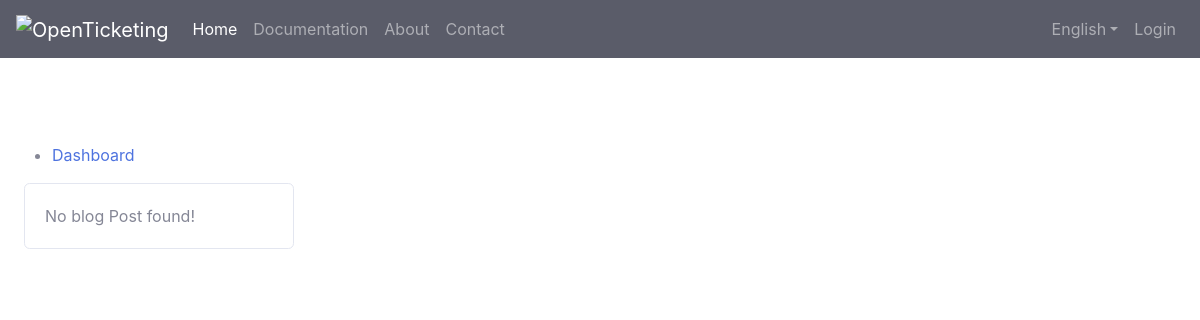
The app's page /standard, older data.
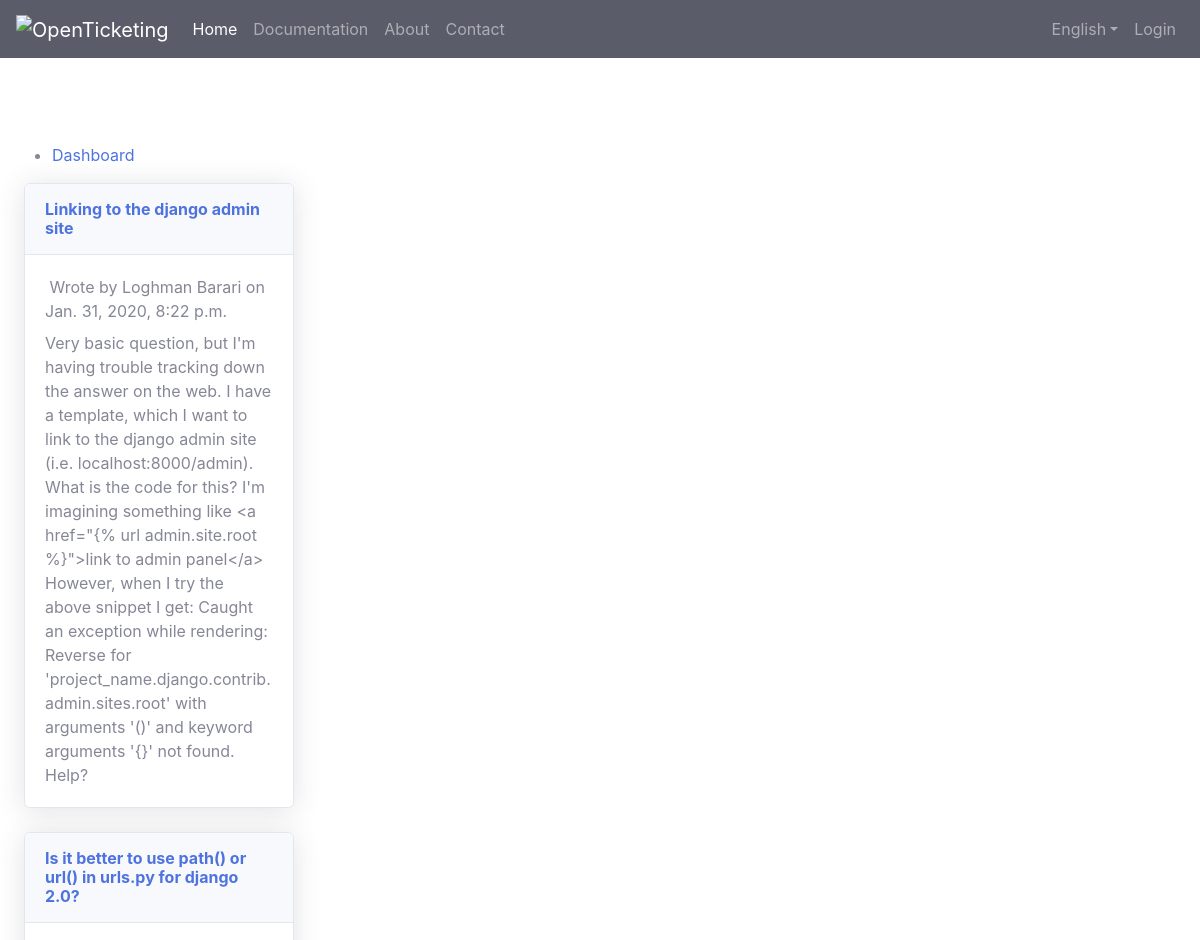
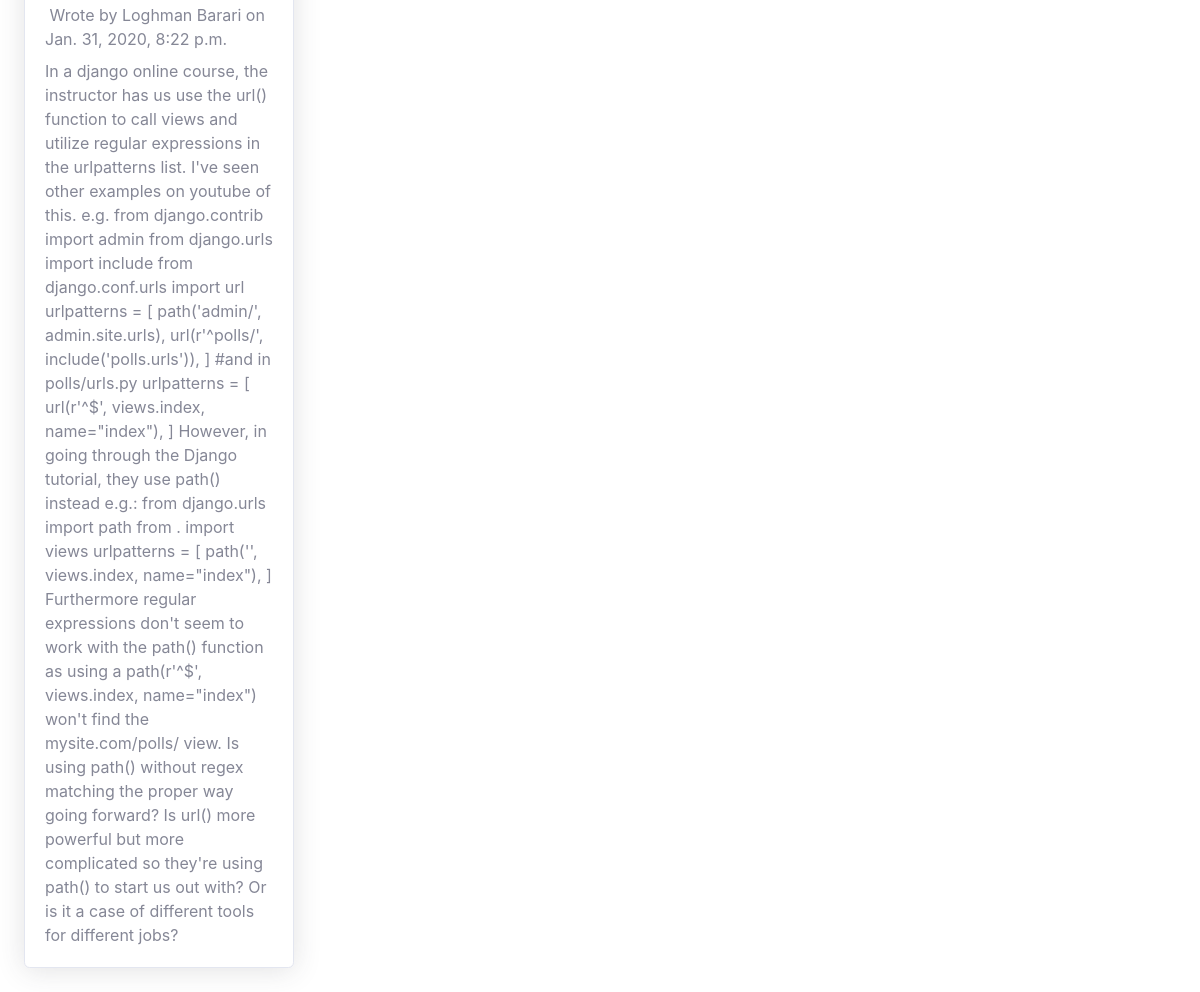
The same page, newer data (2 pictures, top to bottom).
### web_app/models.py (models this page shows, shortened)
class BlogPost(AbstractModel):
    class Meta:
        db_table = 'op_blogpost'
    name = models.CharField(max_length=256, verbose_name=_('Name'))
    body = models.TextField(verbose_name=_('Body'))
    category = models.ForeignKey(Category, on_delete=models.CASCADE, blank=True, null=True, verbose_name=_('Category'))

### web_app/views.py (the view)
# urls.py: path('', home)
def home(request):
    blog_posts = BlogPost.objects.order_by('-create_date')[:6]
    return render(request, 'openticketing/home.html', context=dict(blog_posts= blog_posts))

### templates/openticketing/home.html (shortened to what this page needs)
{% extends 'openticketing/base.html' %}
{% block content %}
{% load static %}
<nav class="navbar navbar-expand-lg navbar-dark bg-dark" >
  <a class="navbar-brand logo-image" href="{% url 'web:home' %}"><img src="{% static 'openticketing/img/logo.png' %}" alt="OpenTicketing"></a>
  <div class="collapse navbar-collapse" id="navb">
    <ul class="navbar-nav mr-auto">
      <li class="nav-item">
        <a class="nav-link page-scroll active" href="{% url 'web:home' %}">Home <span class="sr-only">(current)</span></a>
      </li>
      <li class="nav-item">
        <a class="nav-link page-scroll" href="#about">Documentation</a>
      </li>
      <li class="nav-item">
        <a class="nav-link page-scroll" href="#about">About</a>
      </li>
      <li class="nav-item">
        <a class="nav-link page-scroll" href="#contact">Contact</a>
      </li>
    </ul>
    <div class="my-2 my-lg-0">
        <ul class="navbar-nav">
            <li class="nav-item dropdown">
                <a class="nav-link dropdown-toggle" data-toggle="dropdown" href="#">English</a>
            </li>
            {% if not request.user.is_authenticated %}
            <li class="nav-item">
                <a class="nav-link page-scroll" href="{% url 'tickets:home' %}">Login</a>
            </li>
            {% endif %}
        </ul>
    </div>
  </div>
</nav>
<header id="header" class="header">
  <div class="header-content" style="padding-top: 85px;">
    <div class="container-fluid">
      <div class="row">
        <ul>
        <li><a href="{% url 'tickets:dashboard' %}">Dashboard</a></li>
        </ul>
      </div>
    </div>
  </div>
</header>
<div class="container-fluid gedf-wrapper">
    <div class="row">
        <div class="col-md-3">
          {% if blog_posts %}
            {% for blog_post in blog_posts %}
            <div class="card shadow mb-4">
                <div class="card-header py-3 d-flex flex-row align-items-center justify-content-between">
                  <h6 class="m-0 font-weight-bold text-primary">{{ blog_post.name }}</h6>
                </div>
                <div class="card-body">
                  <div class="text-muted h7 mb-2">
                      Wrote by {{ blog_post.create_user.get_full_name }} on {{ blog_post.create_date }}
                  </div>
                {{ blog_post.body }}
                </div>
            </div>
            {% endfor %}
          {% else %}
            <div class="card">
                <div class="card-body">
                No blog Post found!
                </div>
            </div>
          {% endif %}
        </div>
    </div>
</div>
{% endblock content %}

### templates/openticketing/base.html (shortened to what this page needs)
<!DOCTYPE html>
<html>
<head>
    {% load static %}
    <link rel="stylesheet" type="text/css" href="{% static 'openticketing/css/style.css' %}"/>
    <link rel="stylesheet" type="text/css" href="{% static 'openticketing/vendor/fontawesome-free/css/all.min.css' %}">
    <link rel="stylesheet" type="text/css" href="{% static 'openticketing/vendor/bootstrap/css/bootstrap.min.css' %}">
    <link rel="stylesheet" type="text/css" href="{% static 'openticketing/css/sb-admin-2.min.css' %}">
</head>
<body>
{% block content %}
{% endblock %}
</body>
</html>

Row changes from the older to the newer data that the page shows:
added BlogPost: name "Linking to the django admin site", create_user.get_full_name "Loghman Barari", create_date "Jan. 31, 2020, 8:22 p.m.", body "Very basic question, but I'm having trouble tracking down the answer on the web. I have a template, which I want to link to the django admin site (i.e. localhost:8000/admin). What is the code for this? I'm imagining something like <a href=\"{% url admin.site.root %}\">link to admin panel</a> However, when I try the above snippet I get: Caught an exception while rendering: Reverse for 'project_name.django.contrib.admin.sites.root' with arguments '()' and keyword arguments '{}' not found. Help?"
added BlogPost: name "Is it better to use path() or url() in urls.py for django 2.0?", create_user.get_full_name "Loghman Barari", create_date "Jan. 31, 2020, 8:22 p.m.", body "In a django online course, the instructor has us use the url() function to call views and utilize regular expressions in the urlpatterns list. I've seen other examples on youtube of this. e.g. from django.contrib import admin from django.urls import include from django.conf.urls import url urlpatterns = [ path('admin/', admin.site.urls), url(r'^polls/', include('polls.urls')), ] #and in polls/urls.py urlpatterns = [ url(r'^$', views.index, name=\"index\"), ] However, in going through the Django tutorial, they use path() instead e.g.: from django.urls import path from . import views urlpatterns = [ path('', views.index, name=\"index\"), ] Furthermore regular expressions don't seem to work with…"
Text that changed along with them:
text no longer shown: "No blog Post found!"
